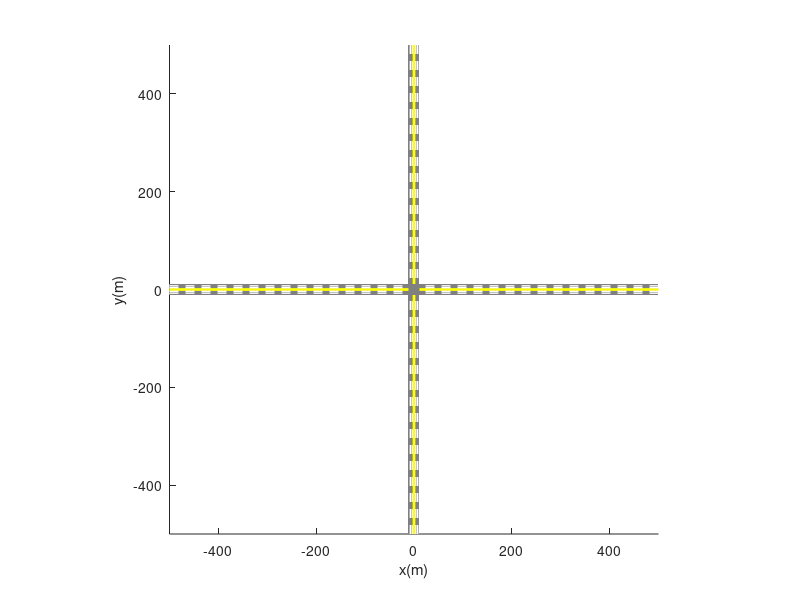

This figure's MATLAB source:
function plotComplexEnv
    figure(1);
    hold on;
    xlabel('x(m)');
    ylabel('y(m)');
    xlim([-500,500])
    ylim([-500,500])
    axis equal;

    % plot road
    x = [-500, -500, 500, 500];
    y = [-11.25, 11.25, 11.25, -11.25];
    fill(x,y,[.5,.5,.5],'linestyle','none');
    fill(y,x,[.5,.5,.5],'linestyle','none');

    % plot center line
    plot_lane(0,{'y',2});

    % plot lane
    plot_lane(3.75,{'w--',1});
    plot_lane(-3.75,{'w--',1});
    plot_lane(7.5,{'w--',1});
    plot_lane(-7.5,{'w--',1});
    
    %plot arrow
    plot_arrow(-14.5, -5.625,0, 'straight');
    plot_arrow(14.5, 5.625,pi, 'straight');
    plot_arrow(-5.625, 14.5, -pi/2, 'straight');
    plot_arrow(5.625, -14.5, pi/2, 'straight');
    
    plot_arrow(-14.5, -1.875,0, 'left');
    plot_arrow(14.5, 1.875,pi, 'left');
    plot_arrow(-1.875, 14.5, -pi/2, 'left');
    plot_arrow(1.875, -14.5, pi/2, 'left');  
    
    plot_arrow(-14.5, -9.375,0, 'right');
    plot_arrow(14.5, 9.375,pi, 'right');
    plot_arrow(-9.375, 14.5, -pi/2, 'right');
    plot_arrow(9.375, -14.5, pi/2, 'right');
    
end

function plot_lane(s, style)
    color = style{1,1};
    linewidth = style{1,2};
    plot([-500,-11.25], [s,s], color, 'LineWidth', linewidth);
    plot([500,11.25], [s,s], color, 'LineWidth', linewidth);
    plot([s,s],[-500,-11.25],color, 'LineWidth', linewidth);
    plot([s,s],[500,11.25], color, 'LineWidth', linewidth);
end

function plot_arrow(x,y,theta,type)
    if strcmp(type, 'straight')
        s1 = 0.5;
        s2 = 2;
        x1 = x - s1 * sin(theta);
        x2 = x + s1 * sin(theta);
        x3 = x + s2 * cos(theta);
        y1 = y + s1 * cos(theta);
        y2 = y - s1 * cos(theta);
        y3 = y + s2 * sin(theta);
        fill([x1,x2,x3],[y1,y2,y3], [1,1,1], 'linestyle','none');

        s1 = 0.15;
        s2 = 3;
        x1 = x - s1 * sin(theta);
        x2 = x + s1 * sin(theta);
        y1 = y + s1 * cos(theta);
        y2 = y - s1 * cos(theta);

        xx = x - s2 * cos(theta);
        yy = y - s2 * sin(theta);
        x4 = xx - s1 * sin(theta);
        x3 = xx + s1 * sin(theta);
        y4 = yy + s1 * cos(theta);
        y3 = yy - s1 * cos(theta);
        fill([x1,x2,x3, x4],[y1,y2,y3, y4], [1,1,1], 'linestyle','none');
    end

    if strcmp(type, 'left')

        s1 = 0.15;
        s2 = 3;
        x1 = x - s1 * sin(theta);
        x2 = x + s1 * sin(theta);
        y1 = y + s1 * cos(theta);
        y2 = y - s1 * cos(theta);

        xx = x - s2 * cos(theta);
        yy = y - s2 * sin(theta);
        x4 = xx - s1 * sin(theta);
        x3 = xx + s1 * sin(theta);
        y4 = yy + s1 * cos(theta);
        y3 = yy - s1 * cos(theta);
        fill([x1,x2,x3, x4],[y1,y2,y3, y4], [1,1,1], 'linestyle','none');
        
        s2 = -0.5;
        theta = theta + pi/4;
        x1 = x - s1 * sin(theta);
        x2 = x + s1 * sin(theta);
        y1 = y + s1 * cos(theta);
        y2 = y - s1 * cos(theta);

        xx = x - s2 * cos(theta);
        yy = y - s2 * sin(theta);
        x4 = xx - s1 * sin(theta);
        x3 = xx + s1 * sin(theta);
        y4 = yy + s1 * cos(theta);
        y3 = yy - s1 * cos(theta);
        fill([x1,x2,x3, x4],[y1,y2,y3, y4], [1,1,1], 'linestyle','none');
        
        x = xx;
        y = yy;
        
        s1 = 0.5;
        s2 = 1.5;
        x1 = x - s1 * sin(theta);
        x2 = x + s1 * sin(theta);
        x3 = x + s2 * cos(theta);
        y1 = y + s1 * cos(theta);
        y2 = y - s1 * cos(theta);
        y3 = y + s2 * sin(theta);
        fill([x1,x2,x3],[y1,y2,y3], [1,1,1], 'linestyle','none');
    end

    if strcmp(type, 'right')
        s1 = 0.15;
        s2 = 3;
        x1 = x - s1 * sin(theta);
        x2 = x + s1 * sin(theta);
        y1 = y + s1 * cos(theta);
        y2 = y - s1 * cos(theta);

        xx = x - s2 * cos(theta);
        yy = y - s2 * sin(theta);
        x4 = xx - s1 * sin(theta);
        x3 = xx + s1 * sin(theta);
        y4 = yy + s1 * cos(theta);
        y3 = yy - s1 * cos(theta);
        fill([x1,x2,x3, x4],[y1,y2,y3, y4], [1,1,1], 'linestyle','none');
        
        s2 = -0.5;
        theta = theta - pi/4;
        x1 = x - s1 * sin(theta);
        x2 = x + s1 * sin(theta);
        y1 = y + s1 * cos(theta);
        y2 = y - s1 * cos(theta);

        xx = x - s2 * cos(theta);
        yy = y - s2 * sin(theta);
        x4 = xx - s1 * sin(theta);
        x3 = xx + s1 * sin(theta);
        y4 = yy + s1 * cos(theta);
        y3 = yy - s1 * cos(theta);
        fill([x1,x2,x3, x4],[y1,y2,y3, y4], [1,1,1], 'linestyle','none');
        
        x = xx;
        y = yy;
        
        s1 = 0.5;
        s2 = 1.5;
        x1 = x - s1 * sin(theta);
        x2 = x + s1 * sin(theta);
        x3 = x + s2 * cos(theta);
        y1 = y + s1 * cos(theta);
        y2 = y - s1 * cos(theta);
        y3 = y + s2 * sin(theta);
        fill([x1,x2,x3],[y1,y2,y3], [1,1,1], 'linestyle','none');

    end    
end